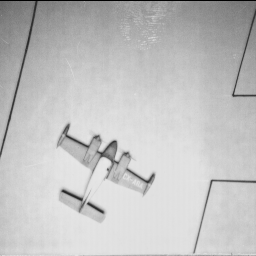
#> input picture Images/5.1.11.tiff, 256 x 256 px, found by its file name
$ python 50_ex7_HPF_Scharr.py
#> lines starting #> are read from the running program, lines starting #| are printed output that depends on the picture
import cv2
import matplotlib.pyplot as plt

def main():

    path="/home/g_r00t/PRIYANK/ex_images/"
    imgpath =  path + "5.1.11.tiff"
    img = cv2.imread(imgpath, 1)
#> img is the input picture: shape (256, 256, 3); min 0, max 232, mean 193.6
    img = cv2.cvtColor(img, cv2.COLOR_BGR2RGB)

    edgesx = cv2.Scharr(img, -1, dx=1, dy=0, scale=1,
                       delta=0, borderType=cv2.BORDER_DEFAULT)
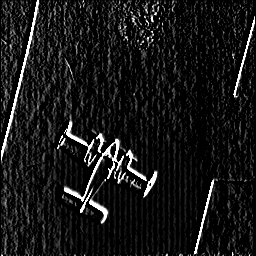
#> edgesx: shape (256, 256, 3); min 0, max 255, mean 23.1

    edgesy = cv2.Scharr(img, -1, dx=0, dy=1, scale=1,
                       delta=0, borderType=cv2.BORDER_DEFAULT)
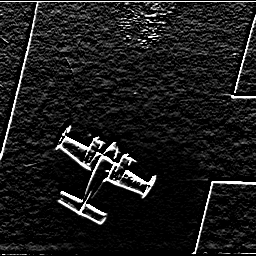
#> edgesy: shape (256, 256, 3); min 0, max 255, mean 27.4

    edges = edgesx + edgesy
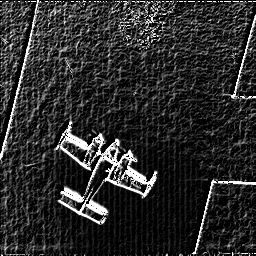
#> edges: shape (256, 256, 3); min 0, max 255, mean 43.6

    output = [img, edgesx, edgesy, edges]
    titles = ['Original', 'dx=1 dy=0', 'dx=0 dy=1', 'Edges']

    for i in range(4):
        plt.subplot(2, 2, i+1)
        plt.imshow(output[i], cmap = 'gray')
        plt.title(titles[i])
        plt.xticks([])
        plt.yticks([])
    plt.show()
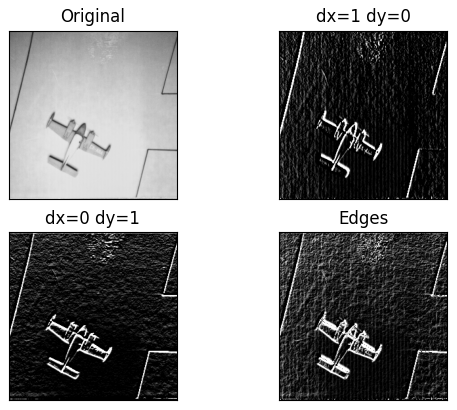
#> figure drawn by matplotlib, 4 panels

if __name__ == "__main__":
    main()

$ run again, with Images/4.1.03.tiff copied over Images/5.1.11.tiff
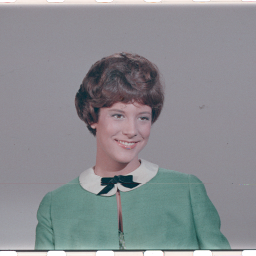
#> input picture Images/4.1.03.tiff, 256 x 256 px, found by its file name
#> in main, img is the input picture: shape (256, 256, 3); mean B, G, R 144, 140, 137.6
#> in main, `edges = edgesx + edgesy`:
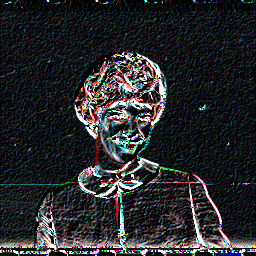
#> edges: shape (256, 256, 3); mean R, G, B 38.8, 40.1, 42.6
#> in main, `plt.show()`:
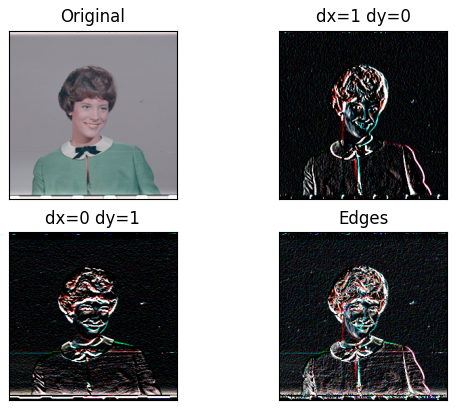
#> figure drawn by matplotlib, 4 panels
